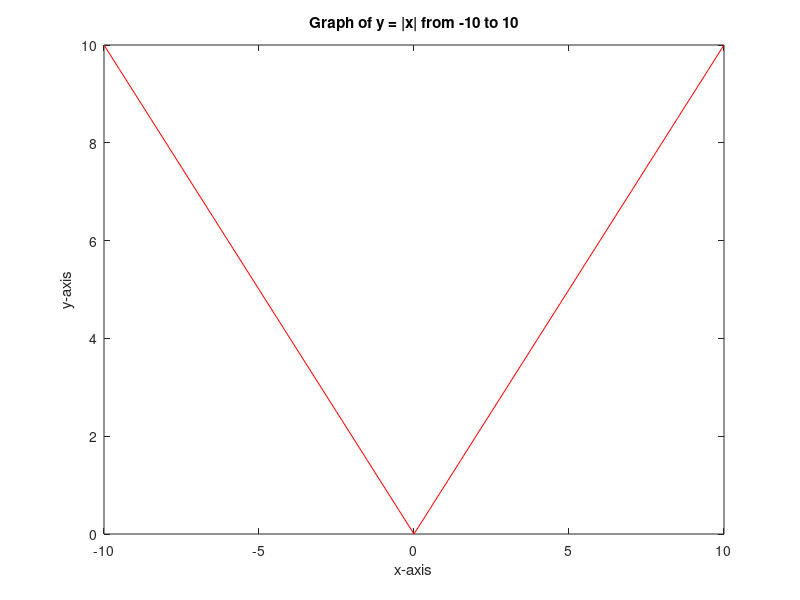

This chart was generated by the following MATLAB code:

x = -10: 0.5: 10;
y = abs(x);

plot(x, y, '-r')
xlabel('x-axis')
ylabel('y-axis')
title('Graph of y = |x| from -10 to 10')